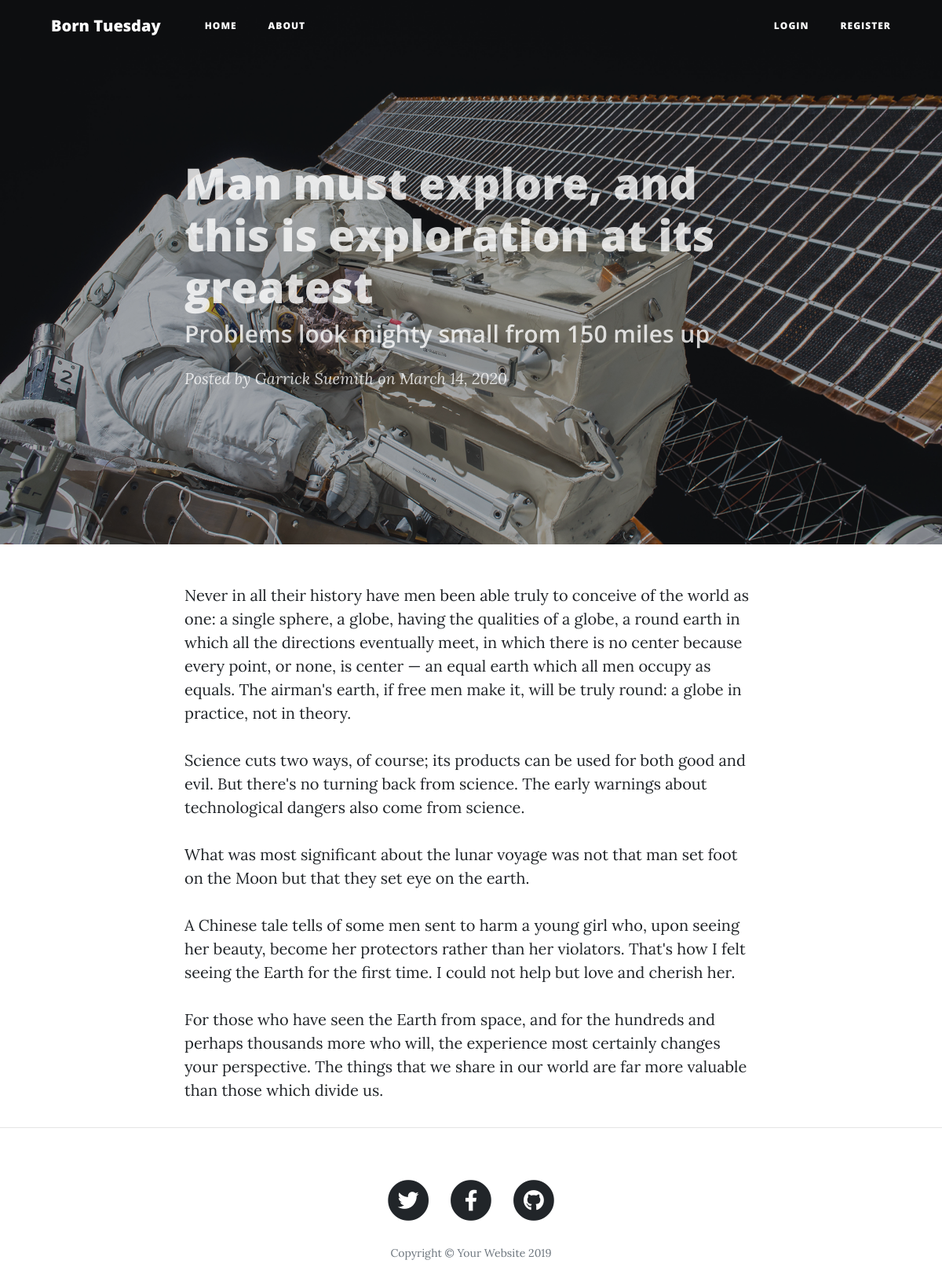
/post/1, run on the app's committed database.
### flaskblog/models.py (models this page shows, shortened)
class Post(db.Model):
    id = db.Column(db.Integer, primary_key=True)
    title = db.Column(db.String(100), nullable=False)
    date_posted = db.Column(db.DateTime, nullable=False, default=datetime.utcnow)
    subtitle = db.Column(db.Text, nullable=False)
    content = db.Column(db.Text, nullable=False)
    user_id = db.Column(db.Integer, db.ForeignKey('user.id'), nullable=False)

class User(db.Model, UserMixin):
    id = db.Column(db.Integer, primary_key = True)
    username = db.Column(db.String(20), unique=True, nullable=False)
    email = db.Column(db.String(120), unique=True, nullable=False)
    image_file = db.Column(db.String(20), nullable=False, default='default.jpg')
    password = db.Column(db.String(60), nullable=False)
    posts = db.relationship('Post', backref='author', lazy=True)

### flaskblog/routes.py (the view)
@app.route("/post/<int:post_id>")
def post(post_id):
    post = Post.query.get_or_404(post_id)
    return render_template('post.html', title=post.title, post=post)

### flaskblog/templates/post.html (shortened to what this page needs)
{% extends "layout.html" %}
{% block header %}
  <header class="masthead" style="background-image: url({{ url_for('static',filename='img/post-bg.jpg') }})">
    <div class="overlay"></div>
    <div class="container">
      <div class="row">
        <div class="col-lg-8 col-md-10 mx-auto">
          <div class="post-heading">
            <h1>{{ post.title }}</h1>
            <h2 class="subheading">{{ post.subtitle | safe }}</h2>
            <span class="meta">Posted by
              <a href="#">{{ post.author.username }}</a>
              on {{ post.date_posted.strftime('%B %d, %Y')}}</span>
          </div>
        </div>
      </div>
    </div>
  </header>
{% endblock header %}
{% block content %}
  <article>
    <pre>{{ post.content | safe }}</pre>
  </article>
{% endblock content %}

### flaskblog/templates/layout.html (shortened to what this page needs)
<!DOCTYPE html>
<html lang="en">
<head>
  <link href="{{ url_for('static', filename='vendor/bootstrap/css/bootstrap.min.css') }}" rel="stylesheet">
  <link href="{{ url_for('static', filename='vendor/fontawesome-free/css/all.min.css') }}" rel="stylesheet" type="text/css">
  <link href="{{ url_for('static', filename='css/clean-blog.css') }}" rel="stylesheet">
</head>
<body>
  <nav class="navbar navbar-expand-lg navbar-light fixed-top" id="mainNav">
    <div class="container">
      <a class="navbar-brand" href="{{ url_for('home') }}">Born Tuesday</a>
      <div class="collapse navbar-collapse" id="navbarResponsive">
        <ul class="navbar-nav mr-auto">
          <li class="nav-item">
            <a class="nav-link" href="{{ url_for('home') }}">Home</a>
          </li>
          <li class="nav-item">
            <a class="nav-link" href="{{ url_for('about') }}">About</a>
          </li>
        </ul>
        <ul class="navbar-nav ml-auto">
          {% if current_user.is_authenticated %}
          <li class="nav-item">
            <a class="nav-link" href="{{ url_for('new_post') }}">New Post</a>
          </li>
            <li class="nav-item">
              <a class="nav-link" href="{{ url_for('account') }}">Account</a>
            </li>
            <li class="nav-item">
              <a class="nav-link" href="{{ url_for('logout') }}">Logout</a>
            </li>
          {% else %}
            <li class="nav-item">
              <a class="nav-link" href="{{ url_for('login') }}">Login</a>
            </li>
            <li class="nav-item">
              <a class="nav-link" href="{{ url_for('register') }}">Register</a>
            </li>
          {% endif %}
        </ul>
      </div>
    </div>
  </nav>
  {% block header %}{% endblock %}
  <div class="container">
    <div class="row">
      <div class="col-lg-8 col-md-10 mx-auto">
        {% block content %}{% endblock %}
      </div>
    </div>
  </div>
  <hr>
  <footer>
    <div class="container">
      <div class="row">
        <div class="col-lg-8 col-md-10 mx-auto">
          <ul class="list-inline text-center">
            <li class="list-inline-item">
              <a href="#">
                <span class="fa-stack fa-lg">
                  <i class="fas fa-circle fa-stack-2x"></i>
                  <i class="fab fa-twitter fa-stack-1x fa-inverse"></i>
                </span>
              </a>
            </li>
            <li class="list-inline-item">
              <a href="#">
                <span class="fa-stack fa-lg">
                  <i class="fas fa-circle fa-stack-2x"></i>
                  <i class="fab fa-facebook-f fa-stack-1x fa-inverse"></i>
                </span>
              </a>
            </li>
            <li class="list-inline-item">
              <a href="#">
                <span class="fa-stack fa-lg">
                  <i class="fas fa-circle fa-stack-2x"></i>
                  <i class="fab fa-github fa-stack-1x fa-inverse"></i>
                </span>
              </a>
            </li>
          </ul>
          <p class="copyright text-muted">Copyright &copy; Your Website 2019</p>
        </div>
      </div>
    </div>
  </footer>
</body>
</html>

### flaskblog/static/css/clean-blog.css (style rules this page uses)
body { font-size: 20px; color: #212529; font-family: 'Lora', 'Times New Roman', serif; }
p { line-height: 1.5; margin: 30px 0; }
h1, h2, h3, h4, h5, h6 { font-weight: 800; font-family: 'Open Sans', 'Helvetica Neue', Helvetica, Arial, sans-serif; }
a { color: #212529; transition: all 0.2s; }
#mainNav { position: absolute; border-bottom: 1px solid #e9ecef; background-color: white; font-family: 'Open Sans', 'Helvetica Neue', Helvetica, Arial, sans-serif; }
#mainNav .navbar-brand { font-weight: 800; color: #343a40; }
#mainNav .navbar-nav > li.nav-item > a { font-size: 12px; font-weight: 800; letter-spacing: 1px; text-transform: uppercase; }
@media only screen and (min-width: 992px) { #mainNav { border-bottom: 1px solid transparent; background: transparent; } }
@media only screen and (min-width: 992px) { #mainNav .navbar-brand { padding: 10px 20px; color: #fff; } }
@media only screen and (min-width: 992px) { #mainNav .navbar-nav > li.nav-item > a { padding: 10px 20px; color: #fff; } }
@media only screen and (min-width: 992px) { #mainNav { transition: background-color 0.2s; transform: translate3d(0, 0, 0); -webkit-backface-visibility: hidden; } }
header.masthead { margin-bottom: 50px; background: no-repeat center center; background-color: #868e96; background-attachment: scroll; position: relative; background-size: cover; }
header.masthead .overlay { position: absolute; top: 0; left: 0; height: 100%; width: 100%; background-color: #212529; opacity: 0.4; }
header.masthead .page-heading, header.masthead .post-heading, header.masthead .site-heading { padding: 200px 0 150px; color: white; opacity: .8; }
@media only screen and (min-width: 768px) { header.masthead .page-heading, header.masthead .post-heading, header.masthead .site-heading { padding: 200px 0; } }
header.masthead .post-heading h1 { font-size: 35px; }
header.masthead .post-heading .meta, header.masthead .post-heading .subheading { line-height: 1.1; display: block; }
header.masthead .post-heading .subheading { font-size: 24px; font-weight: 600; margin: 10px 0 30px; font-family: 'Open Sans', 'Helvetica Neue', Helvetica, Arial, sans-serif; }
header.masthead .post-heading .meta { font-size: 20px; font-weight: 300; font-style: italic; font-family: 'Lora', 'Times New Roman', serif; }
header.masthead .post-heading .meta a { color: #fff; }
@media only screen and (min-width: 768px) { header.masthead .post-heading h1 { font-size: 55px; } }
@media only screen and (min-width: 768px) { header.masthead .post-heading .subheading { font-size: 30px; } }
pre { white-space: pre-wrap; font-size: 20px; color: #212529; font-family: 'Lora', 'Times New Roman', serif; }
footer { padding: 50px 0 65px; }
footer .list-inline { margin: 0; padding: 0; }
footer .copyright { font-size: 14px; margin-bottom: 0; text-align: center; }

### data on the page
Post: title "Man must explore, and this is exploration at its greatest", subtitle "Problems look mighty small from 150 miles up", date_posted "March 14, 2020", content "Never in all their history have men been able truly to conceive of the world as one: a single sphere, a globe, having the qualities of a globe, a round earth in which all the directions eventually meet, in which there is no center because every point, or none, is center — an equal earth which all men occupy as equals. The airman's earth, if free men make it, will be truly round: a globe in practice, not in theory. Science cuts two ways, of course; its products can be used for both good and evil. But there's no turning back from science. The early warnings about technological dangers also come from science. What was most significant about the lunar voyage was not that man set foot on the…"
User: author.username "Garrick Suemith"
